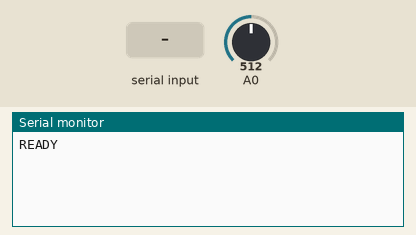
Recording of a sketch running on a simulated Arduino Uno, built with avr-gcc and run on an emulated ATmega328P. Shown: the last lines printed to the serial monitor. Inputs (shaded band) come from the test bench; at power-on: A0 = 512.

Above: at 1.2 s.
1.3 s: "START\n" received over Serial
At 1.74 s:
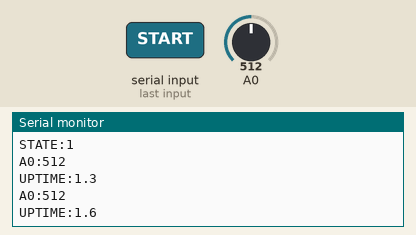
2.8 s: "PINS:\n" received over Serial
4.3 s: A0 set to 716
At 4.49 s:
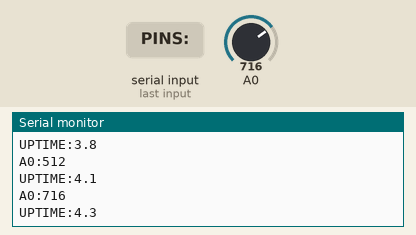
5.8 s: A0 set to 900
At 5.99 s:
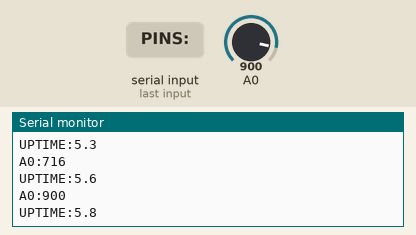
Timing chart, 0 to 8.3 s (numbered marks = the images above; inputs shaded):
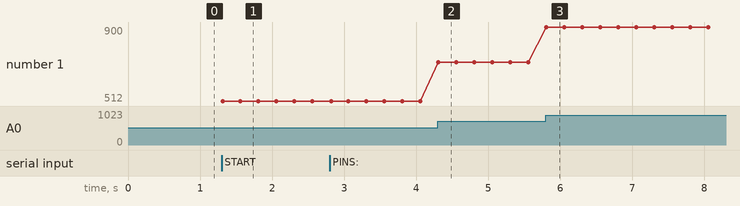

Measured:
- after the input at 1.3 s, the serial monitor: prints a new line at once (image 1)
- after the input at 4.3 s, the serial monitor: prints a new line at once (image 2)
- after the input at 5.8 s, the serial monitor: prints a new line at once (image 3)
- plotted number 1: 512 → 716 after the input at 4.3 s, 716 → 900 after the input at 5.8 s

The sketch:

mission_control_demo.ino
```cpp
/*
  Arduino Mission Control demo protocol
  Streams A0 and board uptime; accepts START, PAUSE, STOP, STATUS and PINS.
*/
bool streaming = false;
unsigned long previousSample = 0;

void setup() {
  Serial.begin(9600);
  while (!Serial) { }
  Serial.println("READY");
}

void loop() {
  if (Serial.available()) {
    String command = Serial.readStringUntil('\n');
    command.trim();
    command.toUpperCase();
    if (command == "START") {
      streaming = true;
      Serial.println("STATE:1");
    } else if (command == "PAUSE" || command == "STOP") {
      streaming = false;
      Serial.println("STATE:0");
    } else if (command == "STATUS") {
      Serial.println(streaming ? "STATE:1" : "STATE:0");
    } else if (command.startsWith("PINS:")) {
      Serial.println("PINS_ACK:1");
    }
  }

  if (streaming && millis() - previousSample >= 250) {
    previousSample = millis();
    Serial.print("A0:");
    Serial.println(analogRead(A0));
    Serial.print("UPTIME:");
    Serial.println(millis() / 1000.0, 1);
  }
}
```
